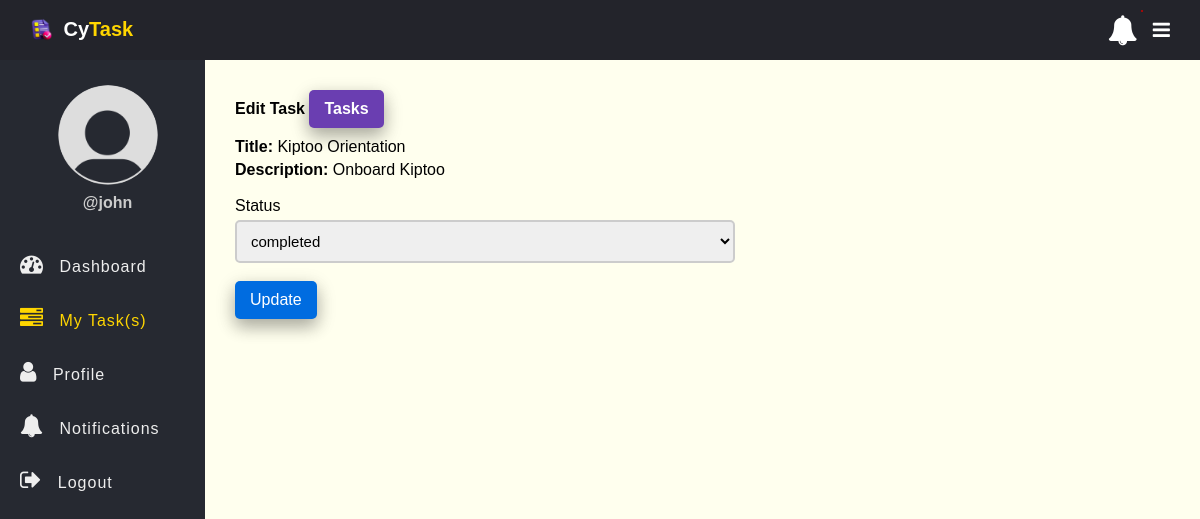
/edit-task-employee.php?id=31 (signed in), run on the app's committed database.
### tables this page shows
CREATE TABLE `tasks` (
  `id` int(11) NOT NULL AUTO_INCREMENT,
  `title` varchar(100) NOT NULL,
  `description` text DEFAULT NULL,
  `assigned_to` int(11) DEFAULT NULL,
  `due_date` date DEFAULT NULL,
  `status` enum('pending','in_progress','completed') DEFAULT 'pending',
  `created_at` timestamp NOT NULL DEFAULT current_timestamp(),
  PRIMARY KEY (`id`),
  KEY `assigned_to` (`assigned_to`),
  CONSTRAINT `tasks_ibfk_1` FOREIGN KEY (`assigned_to`) REFERENCES `users` (`id`)
);

### app/Model/Task.php (called while the page is built, shortened)
<?php
function get_task_by_id($conn, $id){
	$sql = "SELECT * FROM tasks WHERE id =? ";
	$stmt = $conn->prepare($sql);
	$stmt->execute([$id]);
	if($stmt->rowCount() > 0){
		$task = $stmt->fetch();
	}else $task = 0;
	return $task;
}

### edit-task-employee.php (the view, shortened to what this page needs)
<?php
if (isset($_SESSION['role']) && isset($_SESSION['id']) && $_SESSION['role'] == "employee") {
    include "DB_connection.php";
    include "app/Model/Task.php";
    include "app/Model/User.php";
    $id = $_GET['id'];
    $task = get_task_by_id($conn, $id);
 ?>
<!DOCTYPE html>
<html>
<head>
	<link rel="stylesheet" href="https://stackpath.bootstrapcdn.com/font-awesome/4.7.0/css/font-awesome.min.css">
	<link rel="stylesheet" href="css/style.css">
</head>
<body>
	<?php include "inc/header.php" ?>
	<div class="body">
		<?php include "inc/nav.php" ?>
		<section class="section-1">
			<h4 class="title">Edit Task <a href="my_task.php">Tasks</a></h4>
			<form class="form-1"
			      method="POST"
			      action="app/update-task-employee.php">
				<div class="input-holder">
					<p><b>Title: </b><?=$task['title']?></p>
				</div>
				<div class="input-holder">
					<p><b>Description: </b><?=$task['description']?></p>
				</div><br>
            <div class="input-holder">
					<lable>Status</lable>
					<select name="status" class="input-1">
						<option <?php if( $task['status'] == "completed") echo"selected"; ?>>completed</option>
					</select><br>
				</div>
				<button class="edit-btn">Update</button>
			</form>
		</section>
	</div>
</body>
</html>
<?php }else{
   $em = "First login";
   header("Location: login.php?error=$em");
   exit();
}
 ?>

### css/style.css (style rules this page uses)
* { padding: 0; margin: 0; box-sizing: border-box; font-family: arial, sans-serif; }
.body { display: flex; }
.section-1 { padding: 30px; }
.section-1 .title { margin-bottom: 10px; }
.section-1 .title a { text-decoration: none; display: inline-block; padding-left: 10px; border: none; background: #6A3EB1; padding: 10px 15px; color: #fff; font-size: 16px; border-radius: 5px; cursor: pointer; outline: none; transition: background 1s; box-shadow: 0 8px 16px 0 rgba(0,0,0,0.2), 0 6px 20px 0 rgba(0,0,0,0.19); }
.section-1 { width: 100%; background: #ffe; }
.edit-btn { text-decoration: none; display: inline-block; padding-left: 10px; border: none; background: #006CE0; padding: 10px 15px; color: #fff; font-size: 16px; border-radius: 5px; cursor: pointer; outline: none; transition: background 1s; box-shadow: 0 8px 16px 0 rgba(0,0,0,0.2), 0 6px 20px 0 rgba(0,0,0,0.19); }
.form-1 { width: 90%; max-width: 500px; }
.input-holder lable { display: block; margin-bottom: 5px; }
.input-1 { border: 2px solid #ccc; width: 100%; padding: 10px; font-size: 15px; outline: none; border-radius: 5px; display: block; }

### data on the page
tasks: title "Kiptoo Orientation", description "Onboard Kiptoo", status "completed"

### other printed values
$_SESSION['username'] "john"
